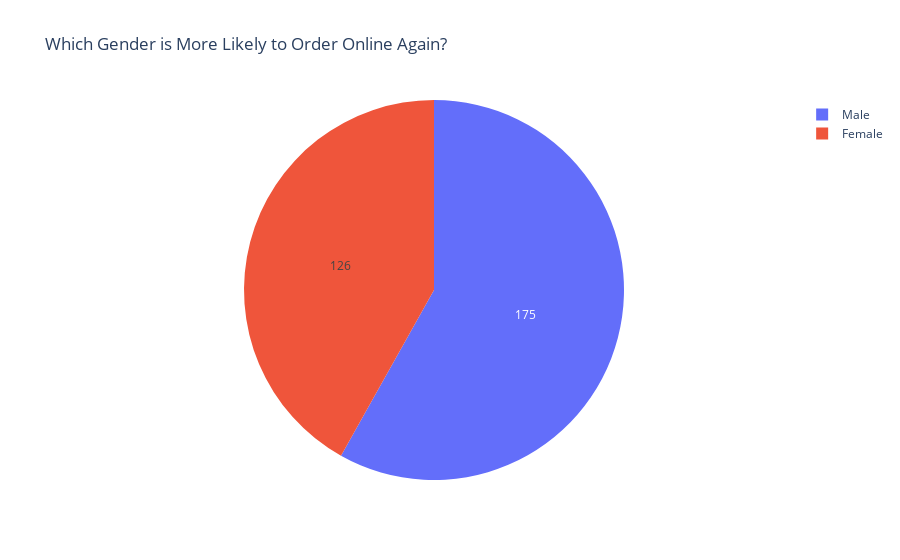

Notebook source saved alongside this figure:
### Code cell
reorder = data[data["Output"] == "Yes"]
gender_data = reorder["Gender"].value_counts()
label = gender_data.index
counts = gender_data.values
print(label, counts)
colors = sns.color_palette("pastel")[2:4]

fig = go.Figure(data=[go.Pie(labels=label, values=counts)])
fig.update_layout(title_text="Which Gender is More Likely to Order Online Again?")
fig.update_traces(
    hoverinfo="label+percent", textinfo="value", marker=dict(colors=colors)
)

fig.show()

### Figure 1 — Plotly figure (JSON) as saved in the notebook; plotly's stock layout.template omitted (floating-point values rounded to 4 significant figures)
{"data": [{"hoverinfo": "label+percent", "labels": ["Male", "Female"], "marker": {"colors": [[0.5529, 0.898, 0.6314], [1, 0.6235, 0.6078]]}, "textinfo": "value", "type": "pie", "values": [175, 126]}], "layout": {"title": {"text": "Which Gender is More Likely to Order Online Again?"}}}
